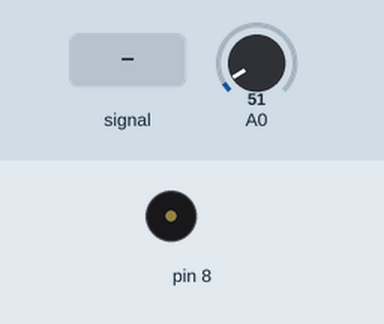
A sketch run on a simulated Arduino Uno, built with avr-gcc and run on an emulated ATmega328P. Shown: buzzer (waves = sounding). The inputs (shaded band) are chosen by the test bench; at power-on: A0 = 51. What the sketch prints to the serial monitor is not drawn.

Above: at 1.2 s.
1.3 s: A0 set to 73
2.8 s: A0 set to 82
4.3 s: A0 fed a 200 Hz sine of ±81 counts around its level
7.3 s: A0 set to 86
Timing chart, 0 to 9.8 s (numbered marks = the images above; inputs shaded):
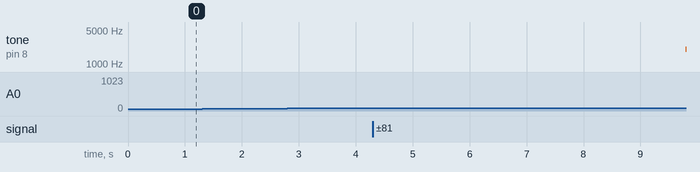

The sketch:

temperature.ino
```cpp
float sinVal;
int toneVal;
unsigned long tepTimer;

void setup() {
      pinMode(8,OUTPUT);     // 蜂鸣器引脚设置
      Serial.begin(9600);   // 设置波特率为9600 bps
}

void loop() {
      int val;        //用于存储LM35温度传感器读到的值
      double data;    //用于存储已转换的温度值
      val = analogRead(0);  //LM35连到模拟口，并从模拟口读值
      data = (double) val * (5/10.24);

       if(data>38){       //如果温度大于34，蜂鸣器响
             for(int x=0; x<180; x++){
                  sinVal = (sin(x*(3.1412/180)));       //将角度转化成弧度
                  toneVal = 2000+(int(sinVal*2000));    //产生声音的频率
                  tone(8, toneVal);                     //从引脚8输出
                  delay(2);
             }
       }
       else{              //如果温度小于27，关闭蜂鸣器
          noTone(8);      //关闭蜂鸣器
       }

       if(millis() - tepTimer > 500){   //每500ms,串口输出一次温度值
              tepTimer = millis();
              Serial.print("现在的温度是：");
              Serial.print(data);
              Serial.println("C");
       }
}
```

Measured:
- after the input at 1.3 s, every drawn part: stays the same
- after the input at 4.3 s, tone on pin 8: stays silent (without the input it goes to 3992 Hz after 2.6 s)
- after the input at 7.3 s, tone on pin 8: silent → 2034 Hz after 2.5 s
